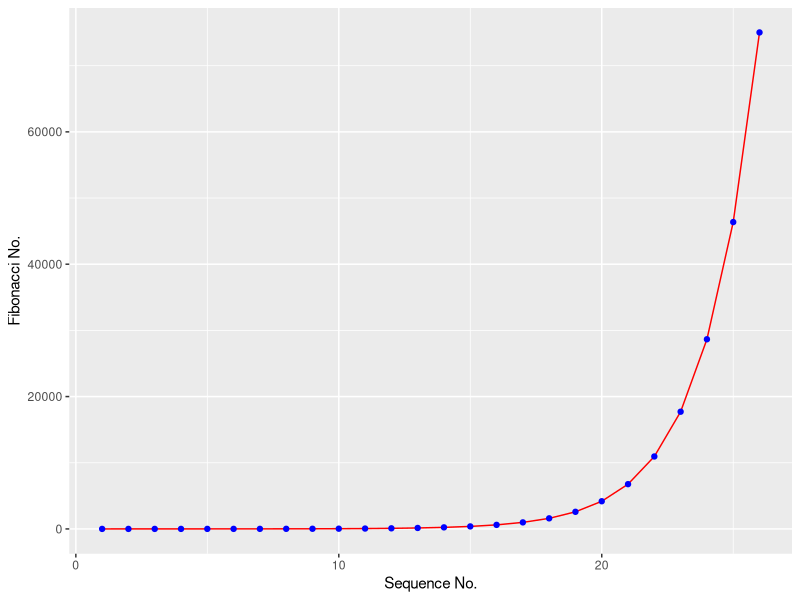
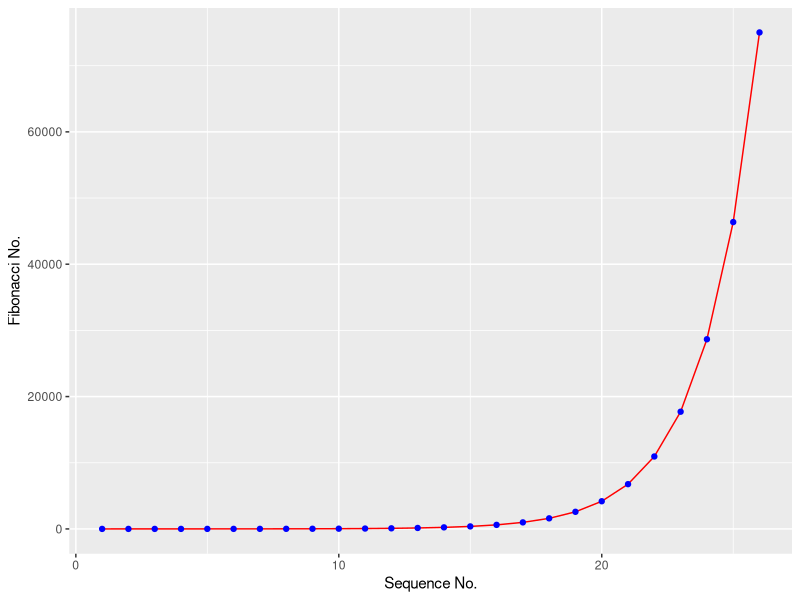

Recreate these plots in R, in order.
library(tidyverse)

# calculate the first `n` Fibonacci numbers
fibonacci <- function(n) {
  stopifnot(n > 2)
  ar <- rep(0, n)
  ar[1] <- f1 <- 0
  ar[2] <- f2 <- 1
  for (i in 3:n) {
    f3 <- f1 + f2
    ar[i] <- f3
    f1 <- f2
    f2 <- f3
  }
  return (ar)
}

f <- fibonacci(26)
print(f)

df <- data.frame(1:26, f)
names(df) <- c("x","y")
ggplot(df) +
  geom_line(aes(x = x, y = y), color = "red") +
  geom_point(aes(x, y), color = "blue") +
  xlab("Sequence No.") +
  ylab("Fibonacci No.")

ggsave('~/Downloads/fibonacci.jpg', width = 5, height = 3, units = "in")

